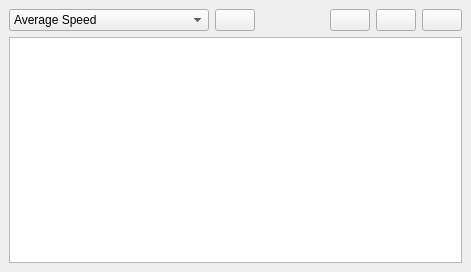
<?xml version="1.0" encoding="UTF-8"?>
<ui version="4.0">
 <class>GraphVis</class>
 <widget class="QMainWindow" name="GraphVis">
  <property name="windowModality">
   <enum>Qt::ApplicationModal</enum>
  </property>
  <property name="geometry">
   <rect>
    <x>0</x>
    <y>0</y>
    <width>471</width>
    <height>272</height>
   </rect>
  </property>
  <property name="windowTitle">
   <string>Graph Plotter</string>
  </property>
  <property name="windowIcon">
   <iconset resource="resources.qrc">
    <normaloff>:/pics/pics/chart.png</normaloff>:/pics/pics/chart.png</iconset>
  </property>
  <property name="styleSheet">
   <string notr="true">QWidget, QMenuBar::item {
	background-color: qlineargradient(x1: 0, y1: 0, x2: 0, y2: 1,
                                      stop: 0 #c5d8ef, stop: 1 #89a5c3);
}

QLabel, QSlider {
	background-color: transparent;
}</string>
  </property>
  <widget class="QWidget" name="centralwidget">
   <layout class="QVBoxLayout" name="verticalLayout_2">
    <item>
     <layout class="QHBoxLayout" name="horizontalLayout">
      <item>
       <widget class="QComboBox" name="graphtype">
        <property name="minimumSize">
         <size>
          <width>200</width>
          <height>0</height>
         </size>
        </property>
        <item>
         <property name="text">
          <string>Average Speed</string>
         </property>
        </item>
        <item>
         <property name="text">
          <string>Average Volume</string>
         </property>
        </item>
        <item>
         <property name="text">
          <string>Average Capacity</string>
         </property>
        </item>
       </widget>
      </item>
      <item>
       <widget class="QPushButton" name="save">
        <property name="text">
         <string/>
        </property>
        <property name="icon">
         <iconset resource="resources.qrc">
          <normaloff>:/pics/pics/cd.png</normaloff>:/pics/pics/cd.png</iconset>
        </property>
       </widget>
      </item>
      <item>
       <spacer name="horizontalSpacer">
        <property name="orientation">
         <enum>Qt::Horizontal</enum>
        </property>
        <property name="sizeHint" stdset="0">
         <size>
          <width>40</width>
          <height>20</height>
         </size>
        </property>
       </spacer>
      </item>
      <item>
       <widget class="QPushButton" name="scaledown">
        <property name="text">
         <string/>
        </property>
        <property name="icon">
         <iconset resource="resources.qrc">
          <normaloff>:/pics/pics/scaledown.png</normaloff>:/pics/pics/scaledown.png</iconset>
        </property>
       </widget>
      </item>
      <item>
       <widget class="QPushButton" name="scaleup">
        <property name="text">
         <string/>
        </property>
        <property name="icon">
         <iconset resource="resources.qrc">
          <normaloff>:/pics/pics/scaleup.png</normaloff>:/pics/pics/scaleup.png</iconset>
        </property>
       </widget>
      </item>
      <item>
       <widget class="QPushButton" name="pushButton">
        <property name="text">
         <string/>
        </property>
        <property name="icon">
         <iconset resource="resources.qrc">
          <normaloff>:/pics/pics/settings.png</normaloff>:/pics/pics/settings.png</iconset>
        </property>
       </widget>
      </item>
     </layout>
    </item>
    <item>
     <widget class="QGraphicsView" name="graph"/>
    </item>
   </layout>
  </widget>
  <action name="actionExit">
   <property name="text">
    <string>Exit</string>
   </property>
   <property name="shortcut">
    <string>Ctrl+X</string>
   </property>
  </action>
 </widget>
 <resources>
  <include location="resources.qrc"/>
 </resources>
 <connections>
  <connection>
   <sender>graphtype</sender>
   <signal>currentIndexChanged(int)</signal>
   <receiver>GraphVis</receiver>
   <slot>Replot(int)</slot>
   <hints>
    <hint type="sourcelabel">
     <x>109</x>
     <y>21</y>
    </hint>
    <hint type="destinationlabel">
     <x>211</x>
     <y>135</y>
    </hint>
   </hints>
  </connection>
  <connection>
   <sender>save</sender>
   <signal>clicked()</signal>
   <receiver>GraphVis</receiver>
   <slot>Save()</slot>
   <hints>
    <hint type="sourcelabel">
     <x>229</x>
     <y>21</y>
    </hint>
    <hint type="destinationlabel">
     <x>235</x>
     <y>135</y>
    </hint>
   </hints>
  </connection>
  <connection>
   <sender>scaledown</sender>
   <signal>clicked()</signal>
   <receiver>GraphVis</receiver>
   <slot>ScaleDown()</slot>
   <hints>
    <hint type="sourcelabel">
     <x>342</x>
     <y>21</y>
    </hint>
    <hint type="destinationlabel">
     <x>235</x>
     <y>135</y>
    </hint>
   </hints>
  </connection>
  <connection>
   <sender>scaleup</sender>
   <signal>clicked()</signal>
   <receiver>GraphVis</receiver>
   <slot>ScaleUp()</slot>
   <hints>
    <hint type="sourcelabel">
     <x>423</x>
     <y>21</y>
    </hint>
    <hint type="destinationlabel">
     <x>235</x>
     <y>135</y>
    </hint>
   </hints>
  </connection>
  <connection>
   <sender>pushButton</sender>
   <signal>clicked()</signal>
   <receiver>GraphVis</receiver>
   <slot>Settings()</slot>
   <hints>
    <hint type="sourcelabel">
     <x>446</x>
     <y>21</y>
    </hint>
    <hint type="destinationlabel">
     <x>235</x>
     <y>135</y>
    </hint>
   </hints>
  </connection>
 </connections>
 <slots>
  <slot>Replot(int)</slot>
  <slot>Save()</slot>
  <slot>ScaleUp()</slot>
  <slot>ScaleDown()</slot>
  <slot>Settings()</slot>
 </slots>
</ui>
